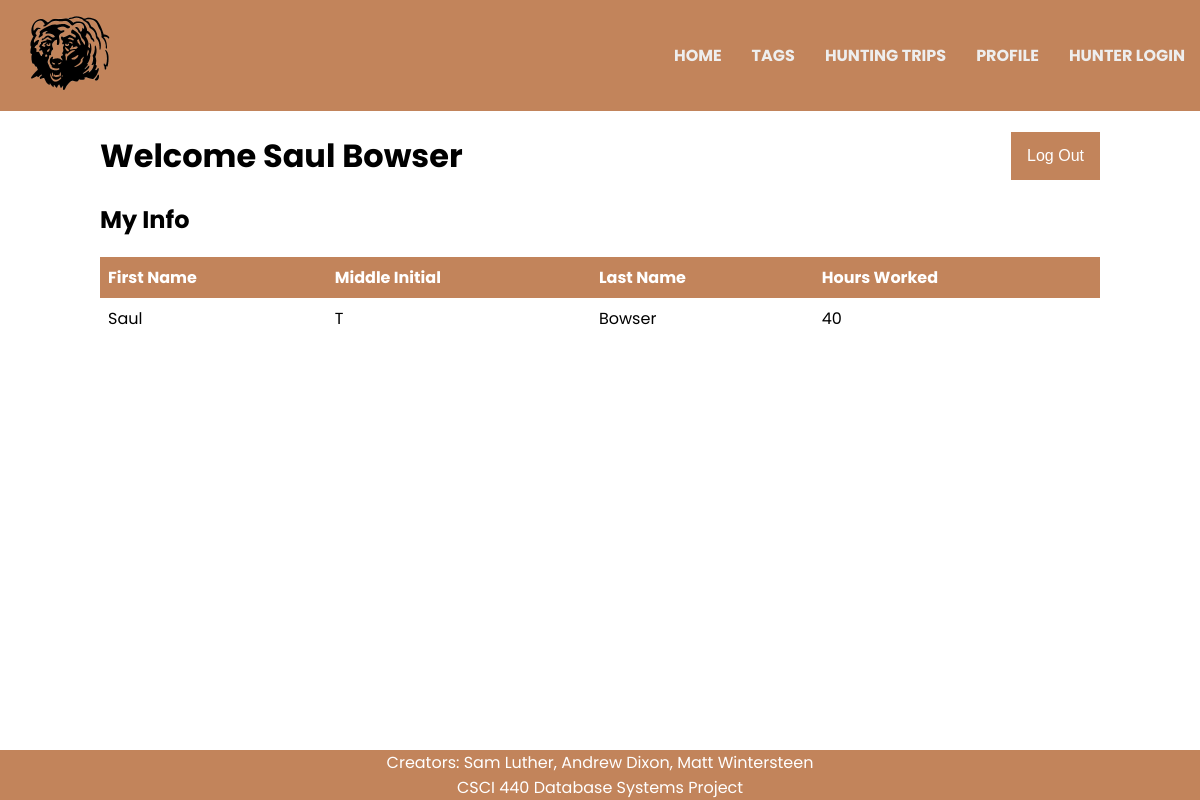
/employee/profile.php (signed in), run on the app's committed database.
### tables this page shows
CREATE TABLE Employee(
Ssn integer PRIMARY KEY,
Employee_id text NOT NULL,
e_password text NOT NULL,
Fname text NOT NULL,
Minit text,
Lname text NOT NULL,
Hours_worked int);

### employee/profile.php (the view, shortened to what this page needs)
<?php
include '../meta/inc/emp_header.php';
include_once '../meta/assets/dbconnect.inc';
?>
<div class="container">
    <?php
    if(isset( $_SESSION['eid'])){
        echo '<button id="logout_btn" onclick="window.location.href = \'../meta/inc/elogout.php\';">Log Out</button><h1>Welcome '.$_SESSION["eName"]."</h1>";
    }
        if ( ! empty( $_POST ) ) {
            $Employee_id = $_POST['id'];
            $e_password = $_POST['password'];
            $sql = "SELECT * FROM Employee WHERE Employee_id='$Employee_id' AND e_password='$e_password'";
            $result = $dbConn->query($sql) or die("Data query error");
            if($result-> num_rows > 0){
                echo '<button id="logout_btn" onclick="window.location.href = \'../meta/inc/elogout.php\';">Log Out</button><h1>Welcome!</h1>';
                echo "<h2>My Info</h2>";
                echo "<table>";
                 echo "<thead><tr><th>First Name</th><th>Middle Initial</th><th>Last Name</th><th>Hours Worked</th></tr></thead><tbody>";
                while($row=$result->fetch_assoc()){
                    echo "<tr><td>".$row["Fname"]."</td><td>".$row["Minit"]."</td><td>".$row["Lname"]."</td><td>".$row["Hours_worked"]."</td></tr>";
                    $_SESSION['eid'] = $Employee_id;
                    $_SESSION['eName'] = $row["Fname"]." ".$row["Lname"];
                }
                echo "</tbody></table>";
            } else {
                echo "No user found";
            }
        } else if(isset( $_SESSION['eid'] )){
            $sql = "SELECT * FROM Employee WHERE Employee_id='".$_SESSION['eid']."';";
            $result = $dbConn->query($sql) or die("Data query error");
            if($result-> num_rows > 0){
                echo "<h2>My Info</h2>";
                echo "<table>";
                 echo "<thead><tr><th>First Name</th><th>Middle Initial</th><th>Last Name</th><th>Hours Worked</th></tr></thead><tbody>";
                while($row=$result->fetch_assoc()){
                    echo "<tr><td>".$row["Fname"]."</td><td>".$row["Minit"]."</td><td>".$row["Lname"]."</td><td>".$row["Hours_worked"]."</td></tr>";
                }
                echo "</tbody></table>";
            }
        } else {
            header("Location: http://localhost:8080/tagtracker/employee/");
        }
?>
</div>
<?php
include '../meta/inc/footer.php';
?>

### meta/css/emp.css (style rules this page uses)
body { font-size: 16px; font-family: 'Poppins', sans-serif; margin: 0px; padding: 0px; background-color: #FFF; }
table { border-collapse: collapse; width: 100%; }
th, td { text-align: left; padding: 8px; }
th { background-color: #C2845B; color: white; }
.container { width: 1000px; height 100%; margin: 0 auto; }
#logout_btn { background-color: #C2845B; border: none; color: white; padding: 15px 16px; text-align: center; text-decoration: none; display: inline-block; font-size: 16px; margin: 0px; cursor: pointer; float: right; }

### data on the page
employee: Fname "Saul", Minit "T", Lname "Bowser", Hours_worked "40"

### other printed values
$_SESSION["eName"] "Saul Bowser"
